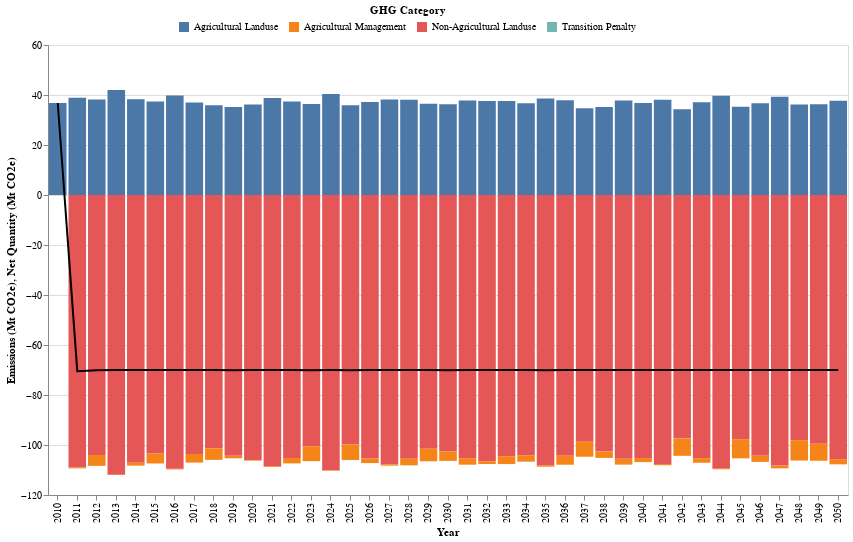

Here is the notebook cell this chart was saved with:
### Markdown cell above
### 0) Total emissions -- Column chart

### Code cell
# Create a base chart with the necessary transformations and encodings
base_chart = alt.Chart(GHG_files).transform_calculate(
    GHG_sum_Mt = "datum.GHG_sum_t/1000000"
).encode(
    x=alt.X('year:O',axis=alt.Axis(title="Year", labelAngle=-90)),  # Treat year as an ordinal data type
    tooltip=[alt.Tooltip('base_name', title='GHG Category'),
             alt.Tooltip('GHG_sum_Mt:Q', title='Emissions (Mt CO2e)')]
).properties(
    width=600,
    height=400
)



# Create a column chart with the base chart
column_chart = base_chart.mark_bar().encode(
    color=alt.Color('base_name:N',legend=alt.Legend(
                                            title="GHG Category",
                                            orient='none',
                                            legendX=130, legendY=-40,
                                            direction='horizontal',
                                            titleAnchor='middle')),  
    y=alt.Y('GHG_sum_Mt:Q',title='Emissions (Mt CO2e)'),  # Treat GHA_accumulative as a quantitative field
)

# Create a column chart with the base chart
line_chart = alt.Chart(Net_emission).mark_line(color='black').encode(
    tooltip=[alt.Tooltip('Net_emission:Q',title='Net Quantity (Mt CO2e)')],
    x=alt.X('year:O'),
    y=alt.Y('Net_emission:Q',title='Net Quantity (Mt CO2e)'))


# Combine the layers into a final chart
final_chart = alt.layer(
    column_chart,
    line_chart,
).properties(
    width=800,
    height=450
)


final_chart

### Figure 1 — Vega-Lite specification as saved in the notebook (floating-point values rounded to 4 significant figures; data arrays with more than 128 entries replaced by an {"elided": "..."} marker saying what was removed)
{"config": {"view": {"continuousWidth": 300, "continuousHeight": 300}}, "layer": [{"data": {"name": "data-ca8115b0628e5c44582a26a1a3e866a5"}, "mark": {"type": "bar"}, "encoding": {"color": {"field": "base_name", "legend": {"direction": "horizontal", "legendX": 130, "legendY": -40, "orient": "none", "title": "GHG Category", "titleAnchor": "middle"}, "type": "nominal"}, "tooltip": [{"field": "base_name", "title": "GHG Category", "type": "nominal"}, {"field": "GHG_sum_Mt", "title": "Emissions (Mt CO2e)", "type": "quantitative"}], "x": {"axis": {"labelAngle": -90, "title": "Year"}, "field": "year", "type": "ordinal"}, "y": {"field": "GHG_sum_Mt", "title": "Emissions (Mt CO2e)", "type": "quantitative"}}, "transform": [{"calculate": "datum.GHG_sum_t/1000000", "as": "GHG_sum_Mt"}]}, {"data": {"name": "data-0af0c36da54bf9e2fec032baddbbe526"}, "mark": {"type": "line", "color": "black"}, "encoding": {"tooltip": [{"field": "Net_emission", "title": "Net Quantity (Mt CO2e)", "type": "quantitative"}], "x": {"field": "year", "type": "ordinal"}, "y": {"field": "Net_emission", "title": "Net Quantity (Mt CO2e)", "type": "quantitative"}}}], "height": 450, "width": 800, "$schema": "https://vega.github.io/schema/vega-lite/v5.15.1.json", "datasets": {"data-ca8115b0628e5c44582a26a1a3e866a5": {"elided": "164 records"}, "data-0af0c36da54bf9e2fec032baddbbe526": [{"year": 2010, "Net_emission": 36.82}, {"year": 2011, "Net_emission": -70.48}, {"year": 2012, "Net_emission": -70.12}, {"year": 2013, "Net_emission": -70.03}, {"year": 2014, "Net_emission": -70.0}, {"year": 2015, "Net_emission": -70.02}, {"year": 2016, "Net_emission": -70.0}, {"year": 2017, "Net_emission": -70.02}, {"year": 2018, "Net_emission": -70.04}, {"year": 2019, "Net_emission": -70.1}, {"year": 2020, "Net_emission": -70.0}, {"year": 2021, "Net_emission": -70.03}, {"year": 2022, "Net_emission": -70.0}, {"year": 2023, "Net_emission": -70.07}, {"year": 2024, "Net_emission": -70.0}, {"year": 2025, "Net_emission": -70.05}, {"year": 2026, "Net_emission": -70.01}, {"year": 2027, "Net_emission": -70.04}, {"year": 2028, "Net_emission": -70.01}, {"year": 2029, "Net_emission": -70.0}, {"year": 2030, "Net_emission": -70.08}, {"year": 2031, "Net_emission": -70.05}, {"year": 2032, "Net_emission": -70.0}, {"year": 2033, "Net_emission": -70.03}, {"year": 2034, "Net_emission": -70.01}, {"year": 2035, "Net_emission": -70.14}, {"year": 2036, "Net_emission": -70.0}, {"year": 2037, "Net_emission": -70.0}, {"year": 2038, "Net_emission": -70.0}, {"year": 2039, "Net_emission": -70.01}, {"year": 2040, "Net_emission": -70.0}, {"year": 2041, "Net_emission": -70.0}, {"year": 2042, "Net_emission": -70.04}, {"year": 2043, "Net_emission": -70.0}, {"year": 2044, "Net_emission": -70.0}, {"year": 2045, "Net_emission": -70.04}, {"year": 2046, "Net_emission": -70.0}, {"year": 2047, "Net_emission": -70.01}, {"year": 2048, "Net_emission": -70.02}, {"year": 2049, "Net_emission": -70.03}, {"year": 2050, "Net_emission": -70.02}]}}
